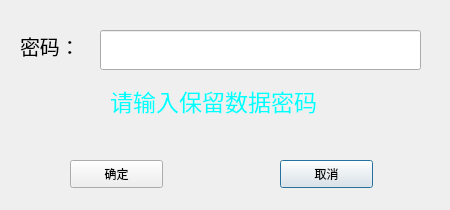
<?xml version="1.0" encoding="UTF-8"?>
<ui version="4.0">
 <class>dataKeepLogin</class>
 <widget class="QDialog" name="dataKeepLogin">
  <property name="geometry">
   <rect>
    <x>0</x>
    <y>0</y>
    <width>450</width>
    <height>210</height>
   </rect>
  </property>
  <property name="windowTitle">
   <string>保留数据</string>
  </property>
  <property name="windowIcon">
   <iconset resource="pic.qrc">
    <normaloff>:/new/prefix1/001.ico</normaloff>:/new/prefix1/001.ico</iconset>
  </property>
  <widget class="QLabel" name="Status">
   <property name="geometry">
    <rect>
     <x>110</x>
     <y>80</y>
     <width>271</width>
     <height>41</height>
    </rect>
   </property>
   <property name="font">
    <font>
     <family>黑体</family>
     <pointsize>17</pointsize>
    </font>
   </property>
   <property name="styleSheet">
    <string notr="true">color: rgb(0, 255, 255);</string>
   </property>
   <property name="text">
    <string>请输入保留数据密码</string>
   </property>
  </widget>
  <widget class="QLabel" name="label">
   <property name="geometry">
    <rect>
     <x>20</x>
     <y>30</y>
     <width>72</width>
     <height>31</height>
    </rect>
   </property>
   <property name="font">
    <font>
     <family>黑体</family>
     <pointsize>15</pointsize>
    </font>
   </property>
   <property name="text">
    <string>密码：</string>
   </property>
  </widget>
  <widget class="QPushButton" name="Cancel">
   <property name="geometry">
    <rect>
     <x>280</x>
     <y>160</y>
     <width>93</width>
     <height>28</height>
    </rect>
   </property>
   <property name="text">
    <string>取消</string>
   </property>
  </widget>
  <widget class="QLineEdit" name="pswd">
   <property name="geometry">
    <rect>
     <x>100</x>
     <y>30</y>
     <width>321</width>
     <height>40</height>
    </rect>
   </property>
   <property name="font">
    <font>
     <family>宋体</family>
     <pointsize>17</pointsize>
    </font>
   </property>
   <property name="text">
    <string/>
   </property>
   <property name="echoMode">
    <enum>QLineEdit::Password</enum>
   </property>
  </widget>
  <widget class="QPushButton" name="OK">
   <property name="geometry">
    <rect>
     <x>70</x>
     <y>160</y>
     <width>93</width>
     <height>28</height>
    </rect>
   </property>
   <property name="text">
    <string>确定</string>
   </property>
  </widget>
  <zorder>Status</zorder>
  <zorder>label</zorder>
  <zorder>Cancel</zorder>
  <zorder>OK</zorder>
  <zorder>pswd</zorder>
 </widget>
 <tabstops>
  <tabstop>pswd</tabstop>
  <tabstop>OK</tabstop>
  <tabstop>Cancel</tabstop>
 </tabstops>
 <resources>
  <include location="pic.qrc"/>
 </resources>
 <connections/>
</ui>
